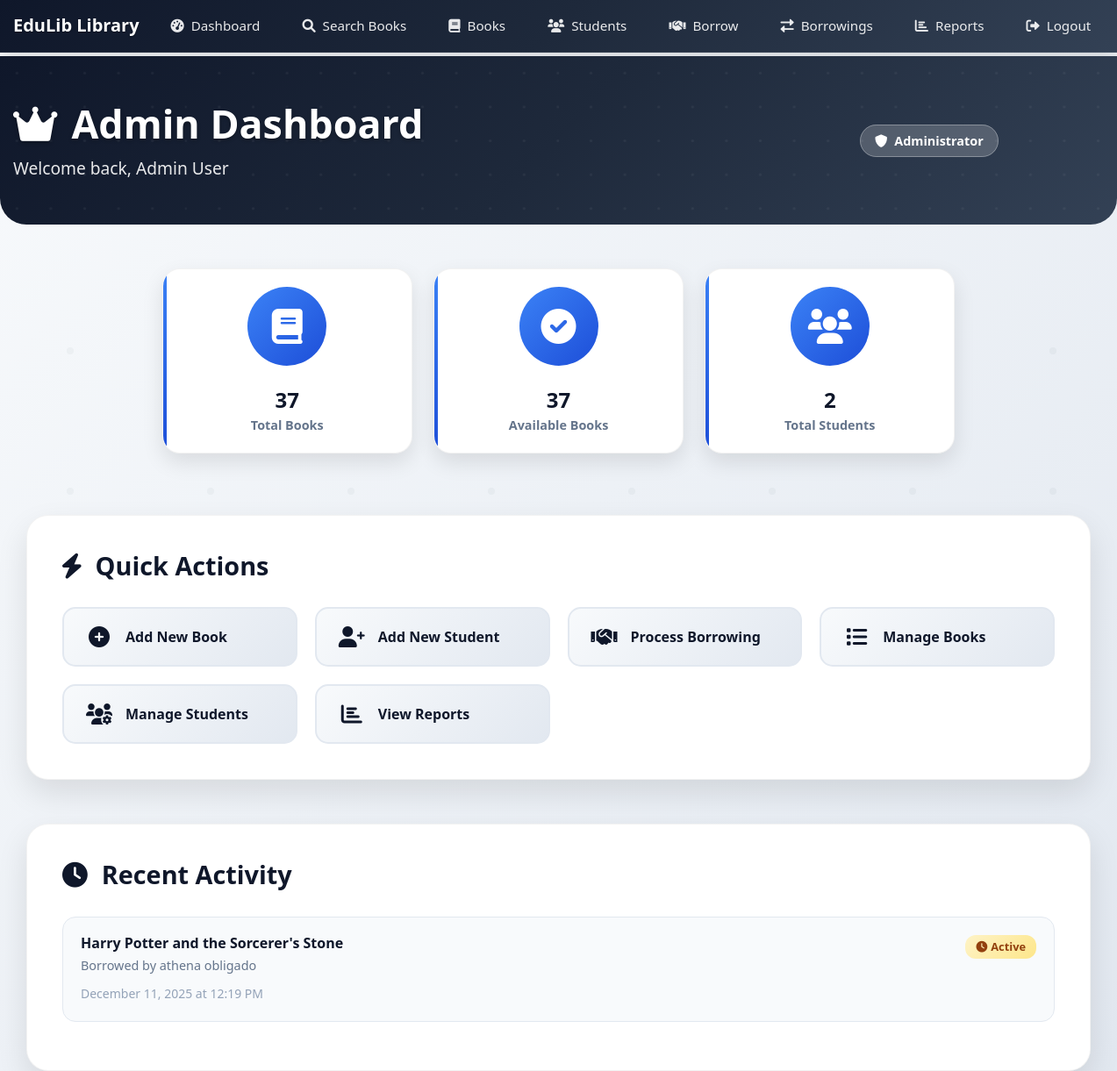
Page /dashboard (signed in) on the earlier database version.
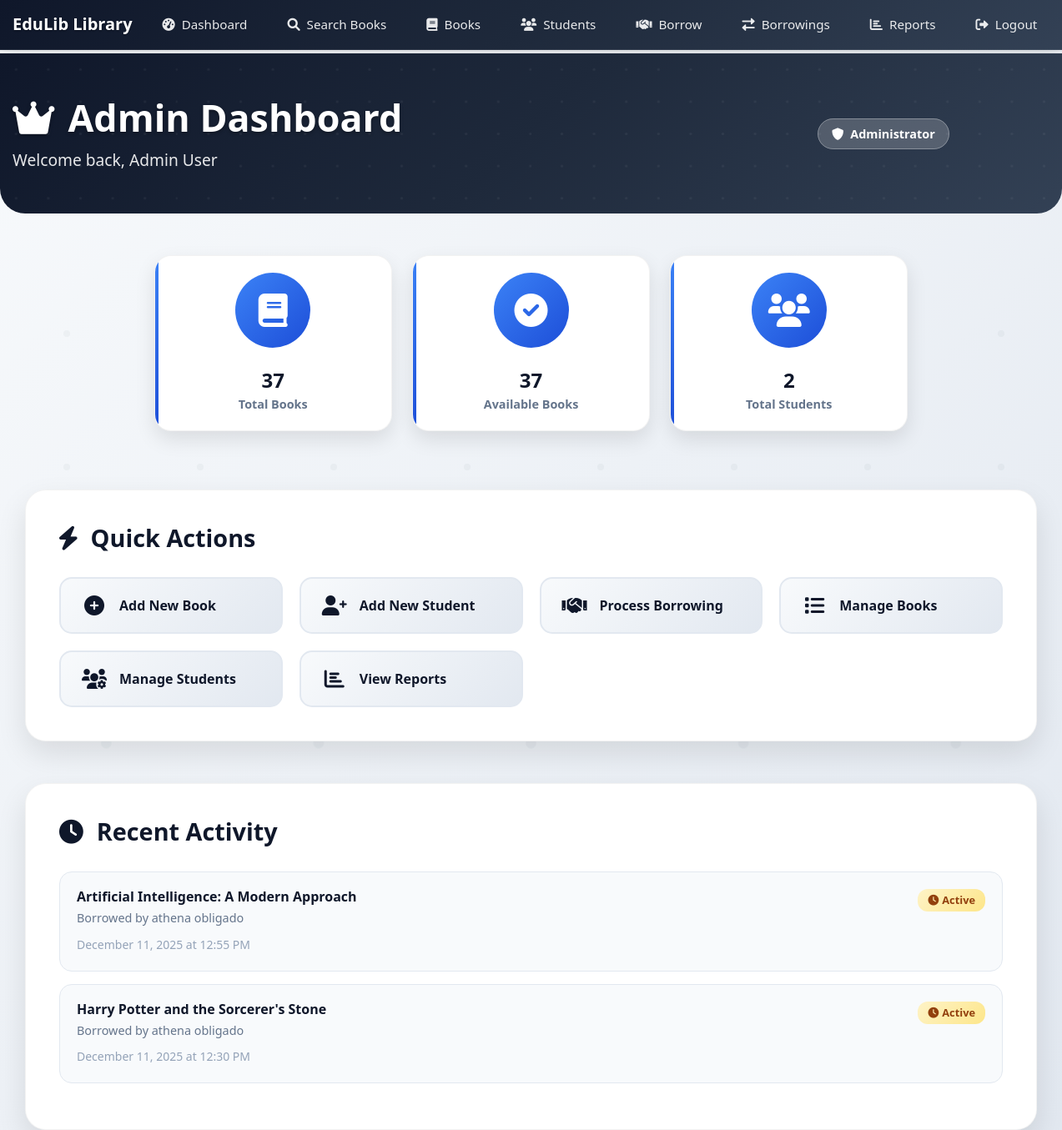
Same page on the later database version.
### app/models.py (models this page shows, shortened)
class Borrowing(db.Model):
    id = db.Column(db.Integer, primary_key=True)
    student_id = db.Column(db.Integer, db.ForeignKey('student.id'), nullable=False)
    book_id = db.Column(db.Integer, db.ForeignKey('book.id'), nullable=False)
    borrow_date = db.Column(db.DateTime, nullable=False, default=datetime.utcnow)
    due_date = db.Column(db.DateTime, nullable=False)
    return_date = db.Column(db.DateTime)
    status = db.Column(db.String(20), nullable=False, default='borrowed')

class Book(db.Model):
    id = db.Column(db.Integer, primary_key=True)
    isbn = db.Column(db.String(13), unique=True, nullable=False)
    title = db.Column(db.String(200), nullable=False)
    author = db.Column(db.String(100), nullable=False)
    genre = db.Column(db.String(50))
    quantity = db.Column(db.Integer, nullable=False, default=1)
    available_quantity = db.Column(db.Integer, nullable=False, default=1)
    borrowings = db.relationship('Borrowing', backref='book', lazy=True)

class Student(UserMixin, db.Model):
    id = db.Column(db.Integer, primary_key=True)
    email = db.Column(db.String(120), unique=True, nullable=False)
    password_hash = db.Column(db.String(128))
    full_name = db.Column(db.String(100), nullable=False)
    class_name = db.Column(db.String(50), nullable=False)
    school = db.Column(db.String(100), nullable=False)
    contact = db.Column(db.String(100))
    is_admin = db.Column(db.Boolean, default=False)
    borrowings = db.relationship('Borrowing', backref='student', lazy=True)

### app/routes.py (the view, shortened to what this page needs)
@bp.route('/dashboard')
@login_required
def dashboard():
    if current_user.is_admin:
        total_books = Book.query.count()
        available_books_count = Book.query.filter(Book.available_quantity > 0).count()
        total_students = Student.query.count()
        active_borrowings = Borrowing.query.filter(Borrowing.status == 'borrowed').count()
        overdue_books = Borrowing.query.filter(Borrowing.status == 'borrowed', Borrowing.due_date < datetime.utcnow()).count()
        recent_borrowings = Borrowing.query.order_by(Borrowing.borrow_date.desc()).limit(10).all()
        return render_template('admin_dashboard.html',
                               total_books=total_books,
                               available_books_count=available_books_count,
                               total_students=total_students,
                               active_borrowings=active_borrowings,
                               overdue_books=overdue_books,
                               recent_borrowings=recent_borrowings)

### app/__init__.py (called while the page is built)
@login_manager.user_loader
def load_user(user_id):
    from .models import Student
    return Student.query.get(int(user_id))

### app/templates/admin_dashboard.html (shortened to what the changed rows need)
{% extends "base.html" %}
{% block content %}
<div class="admin-header">
    <div class="container">
        <div class="row align-items-center">
            <div class="col-lg-8">
                <h1><i class="fas fa-crown me-3"></i>Admin Dashboard</h1>
            </div>
        </div>
    </div>
</div>
<div class="container">
    <div class="stats-grid">
        <div class="row justify-content-center">
            <div class="col-lg-3 col-md-6">
                <div class="stats-card">
                    <h2>{{ total_books }}</h2>
                </div>
            </div>
            <div class="col-lg-3 col-md-6">
                <div class="stats-card">
                    <h2>{{ available_books_count }}</h2>
                </div>
            </div>
            <div class="col-lg-3 col-md-6">
                <div class="stats-card">
                    <h2>{{ total_students }}</h2>
                </div>
            </div>
        </div>
    </div>
    <div class="recent-activity-section">
        {% if recent_borrowings %}
            {% for borrowing in recent_borrowings[:8] %}
                <div class="activity-item">
                    <div class="d-flex justify-content-between align-items-start">
                        <div class="flex-grow-1">
                            <h6>{{ borrowing.book.title }}</h6>
                            <p>Borrowed by {{ borrowing.student.full_name }}</p>
                            <small>{{ borrowing.borrow_date.strftime('%B %d, %Y at %I:%M %p') }}</small>
                        </div>
                        <span class="activity-status {{ 'active' if borrowing.status == 'borrowed' else 'returned' }}">
                            {% if borrowing.status == 'borrowed' %}
                                <i class="fas fa-clock me-1"></i>Active
                            {% else %}
                                <i class="fas fa-check me-1"></i>Returned
                            {% endif %}
                        </span>
                    </div>
                </div>
            {% endfor %}
        {% else %}
            <div class="no-activity">
                <i class="fas fa-inbox"></i>
                <h5>No Recent Activity</h5>
                <p>Recent borrowing activities will appear here.</p>
            </div>
        {% endif %}
    </div>
</div>
{% endblock %}

Differences in the rows shown:
added Borrowing: book "Artificial Intelligence: A Modern Approach", student.full_name "athena obligado", borrow_date "December 11, 2025 at 12:55 PM", status "borrowed" (drawn)
changed Borrowing "Harry Potter and the Sorcerer's Stone": borrow_date "December 11, 2025 at 12:19 PM" → "December 11, 2025 at 12:30 PM"
